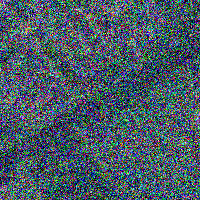
#> input picture Project_SIN/проект/edited_image_20241219_063113.png, 200 x 200 px
$ python -i img_viewer.py   (imports and definitions only)
#> lines starting #> are read from the running program, lines starting #| are printed output that depends on the picture
#> further down, picture is the input picture: shape (200, 200, 3); mean B, G, R 101.4, 89.9, 73.1
import PySimpleGUI as sg
import cv2
import numpy as np
import os
from datetime import datetime

# [14 lines left out: functions add_noise, apply_hist_equalization, not called in this run]

def apply_color_correction(image):
    lab_frame = cv2.cvtColor(image, cv2.COLOR_BGR2LAB)
#> lab_frame: shape (200, 200, 3); mean of channels 0, 1, 2 106.9, 133.5, 123.9
    l, a, b = cv2.split(lab_frame)
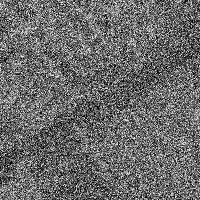
#> l: shape (200, 200); min 0, max 254, mean 106.9
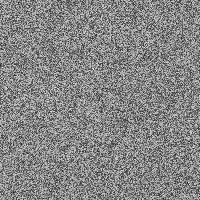
#> a: shape (200, 200); min 42, max 226, mean 133.5
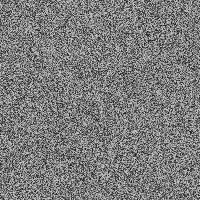
#> b: shape (200, 200); min 20, max 222, mean 123.9
    clahe = cv2.createCLAHE(clipLimit=3.0, tileGridSize=(8, 8))
    cl = clahe.apply(l)
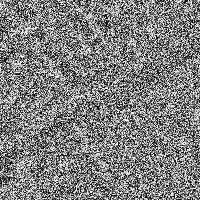
#> cl: shape (200, 200); min 1, max 255, mean 127.8
    corrected_image = cv2.merge((cl, a, b))
#> corrected_image: shape (200, 200, 3); mean of channels 0, 1, 2 127.8, 133.5, 123.9
    corrected_image = cv2.cvtColor(corrected_image, cv2.COLOR_LAB2BGR)
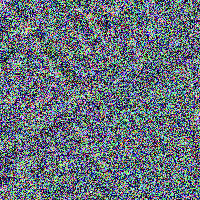
#> corrected_image: shape (200, 200, 3); mean B, G, R 123.1, 113.3, 102.1
    return corrected_image

# [87 lines left out: functions rotate_image, rescale_image, main, not called in this run]


# [1 line not run here, left out]

>>> import cv2
>>> picture = cv2.imread('edited_image_20241219_063113.png')
>>> result = apply_color_correction(picture)
